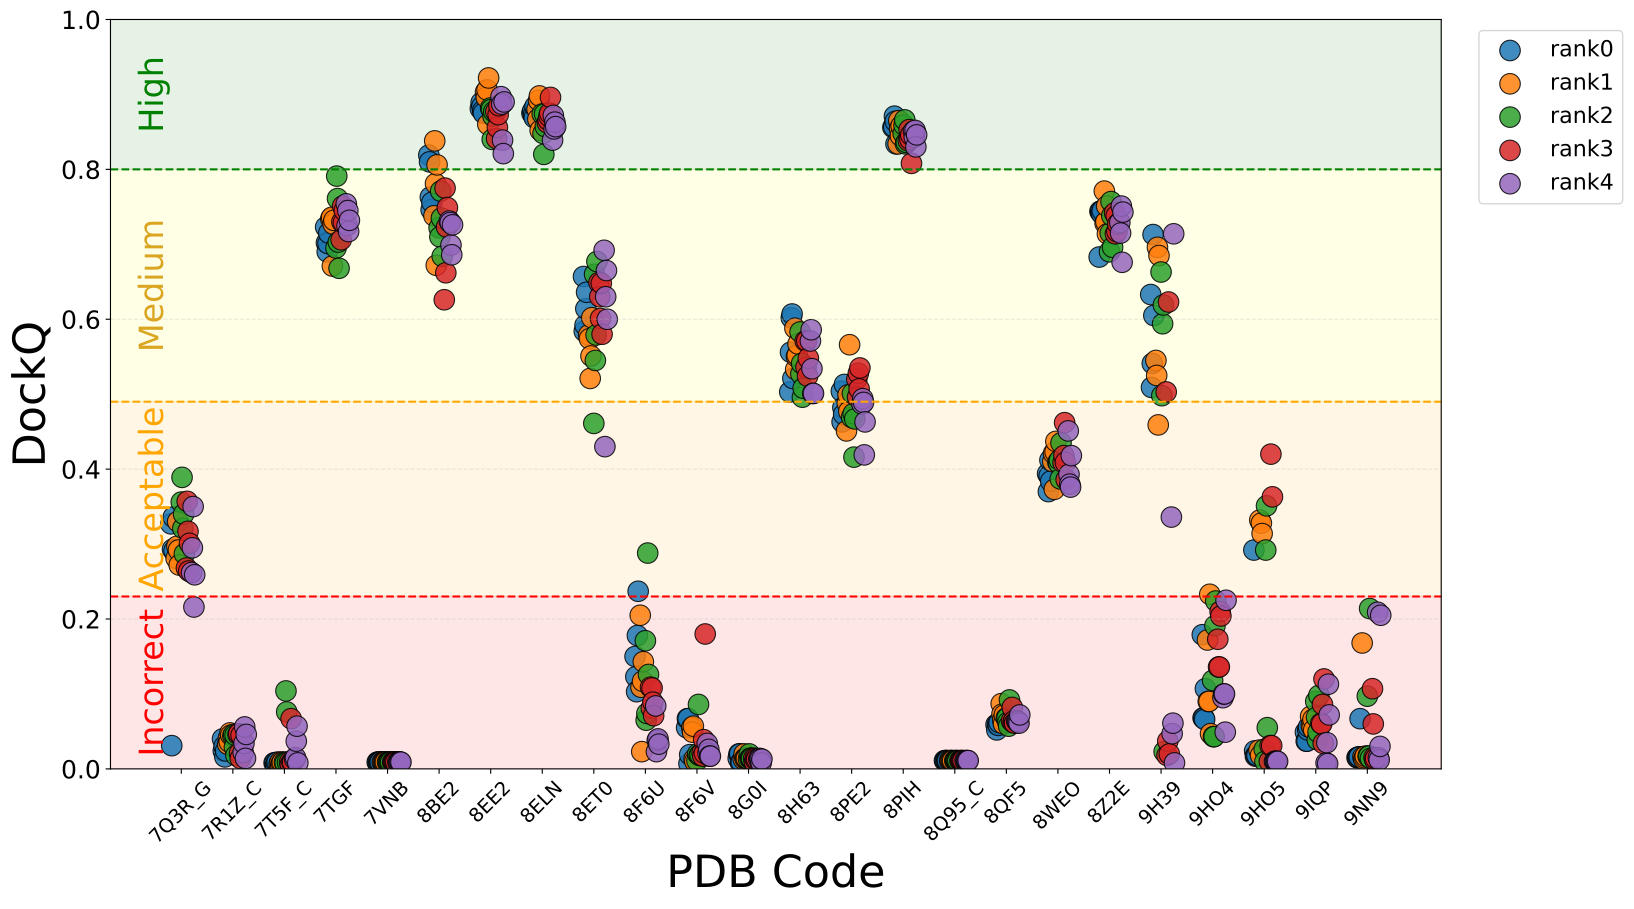

Write Python code to recreate this figure.
"""
Plot DockQ scores for benchmark structures across five prediction ranks and five independent random seeds.

Input:
    ../seed*/output/DockQ_rank*.txt

Output:
    DockQ_allranks_pdb_plot.pdf
"""

import matplotlib.pyplot as plt
import pandas as pd

# ==========================================
# DockQ files
# ==========================================

dockq_files = {
    f"rank{rank}": [
        f"../seed{seed}/output/DockQ_rank{rank}.txt"
        for seed in range(1, 6)
    ]
    for rank in range(5)
}

# ==========================================
# Plot settings
# ==========================================

rank_colors = {
    "rank0": "#1f77b4",
    "rank1": "#ff7f0e",
    "rank2": "#2ca02c",
    "rank3": "#d62728",
    "rank4": "#9467bd"
}

offsets = {
    "rank0": -0.20,
    "rank1": -0.10,
    "rank2": 0.00,
    "rank3": 0.10,
    "rank4": 0.20
}

# ==========================================
# Read all DockQ files
# ==========================================

all_data = []

for rank, files in dockq_files.items():

    rank_dfs = []

    for seed_id, file in enumerate(files):

        df = pd.read_csv(
            file,
            sep="\t"
        )

        # Keep original working extraction
        df["PDB_code"] = df["Model"].str.extract(
            r"predictions/([^/]+)/"
        )

        df["Rank"] = rank
        df["Seed"] = seed_id

        rank_dfs.append(
            df[
                ["PDB_code", "DockQ", "Rank", "Seed"]
            ]
        )

    combined_rank_df = pd.concat(
        rank_dfs,
        ignore_index=True
    )

    all_data.append(combined_rank_df)

# ==========================================
# Combine all ranks
# ==========================================

df_all = pd.concat(
    all_data,
    ignore_index=True
)

df_all = df_all.dropna(
    subset=["PDB_code"]
)

if len(df_all) == 0:
    raise ValueError(
        "No PDB codes extracted."
    )

# ==========================================
# Assign x positions
# ==========================================

pdb_codes = sorted(
    df_all["PDB_code"].unique()
)

pdb_to_x = {
    pdb: i
    for i, pdb in enumerate(pdb_codes)
}

df_all["x"] = (
    df_all["PDB_code"]
    .map(pdb_to_x)
)

print(
    f"\nTotal PDB structures: {len(pdb_codes)}"
)

# ==========================================
# Plot
# ==========================================

plt.figure(figsize=(18, 10))

# DockQ quality regions

plt.axhspan(
    0.80, 1.00,
    color="green",
    alpha=0.1
)

plt.axhspan(
    0.49, 0.80,
    color="yellow",
    alpha=0.1
)

plt.axhspan(
    0.23, 0.49,
    color="orange",
    alpha=0.1
)

plt.axhspan(
    0.00, 0.23,
    color="red",
    alpha=0.1
)

plt.axhline(
    0.80,
    color="green",
    linestyle="--"
)

plt.axhline(
    0.49,
    color="orange",
    linestyle="--"
)

plt.axhline(
    0.23,
    color="red",
    linestyle="--"
)

# Region labels

plt.text(
    -0.2,
    0.115,
    "Incorrect",
    va="center",
    ha="right",
    fontsize=24,
    color="red",
    rotation=90
)

plt.text(
    -0.2,
    0.36,
    "Acceptable",
    va="center",
    ha="right",
    fontsize=24,
    color="orange",
    rotation=90
)

plt.text(
    -0.2,
    0.645,
    "Medium",
    va="center",
    ha="right",
    fontsize=24,
    color="goldenrod",
    rotation=90
)

plt.text(
    -0.2,
    0.90,
    "High",
    va="center",
    ha="right",
    fontsize=24,
    color="green",
    rotation=90
)

# ==========================================
# Plot each rank
# ==========================================

for rank in dockq_files:

    subset = df_all[
        df_all["Rank"] == rank
    ]

    plt.scatter(
        subset["x"]
        + offsets[rank]
        + subset["Seed"] * 0.015,
        subset["DockQ"],
        s=220,
        alpha=0.85,
        color=rank_colors[rank],
        edgecolor="black",
        linewidth=0.8,
        label=rank
    )

# ==========================================
# Formatting
# ==========================================

plt.xlabel(
    "PDB Code",
    fontsize=32
)

plt.ylabel(
    "DockQ",
    fontsize=32
)

plt.xticks(
    range(len(pdb_codes)),
    pdb_codes,
    rotation=45,
    fontsize=14
)

plt.yticks(fontsize=18)

plt.ylim(0, 1)

plt.grid(
    axis="y",
    linestyle="--",
    alpha=0.3
)

plt.legend(
    fontsize=16,
    bbox_to_anchor=(1.02, 1),
    loc="upper left"
)

plt.subplots_adjust(
    left=0.08,
    right=0.82,
    bottom=0.20,
    top=0.95
)

# ==========================================
# Save figure
# ==========================================

plt.savefig(
    "DockQ_allranks_pdb_plot.pdf",
    dpi=300,
    bbox_inches="tight"
)

plt.show()

print(
    f"\nTotal PDB structures: {len(pdb_codes)}"
)
